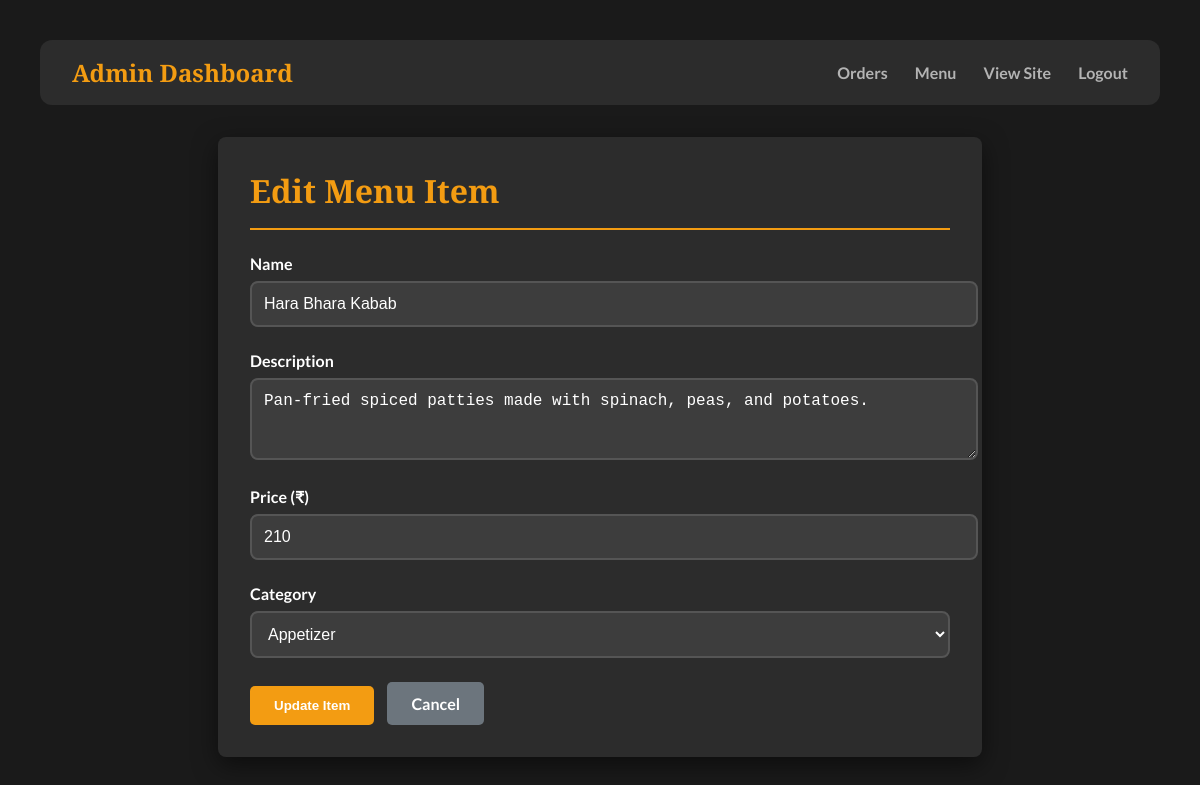
The app's page /admin/menu/edit/3 (signed in) with its own data.
### tables this page shows
CREATE TABLE menu (
    id INTEGER PRIMARY KEY AUTOINCREMENT,
    name TEXT NOT NULL,
    description TEXT NOT NULL,
    price INTEGER NOT NULL,
    category TEXT NOT NULL
);

### app.py (the view, shortened to what this page needs)
@app.route('/admin/menu/edit/<int:id>', methods=['GET', 'POST'])
def edit_menu_item(id):
    if not session.get('logged_in'):
        return redirect(url_for('admin_login'))
    conn = get_db_connection()
    item = conn.execute('SELECT * FROM menu WHERE id = ?', (id,)).fetchone()
    conn.close()
    return render_template('edit_item.html', item=item)

### app.py (called while the page is built)
def get_db_connection():
    conn = sqlite3.connect('database.db')
    conn.row_factory = sqlite3.Row
    return conn

### templates/edit_item.html (shortened to what this page needs)
<!DOCTYPE html>
<html lang="en">
<head>
</head>
<body>
    <nav class="navbar">
        <div class="logo">Admin Dashboard</div>
        <div>
            <a href="{{ url_for('admin_orders') }}">Orders</a>
            <a href="{{ url_for('admin_menu') }}">Menu</a>
            <a href="{{ url_for('home') }}">View Site</a>
            <a href="{{ url_for('logout') }}">Logout</a>
        </div>
    </nav>
    <div class="container">
        <div class="header">
            <h1>Edit Menu Item</h1>
        </div>
        <form method="post">
            <div class="form-group">
                <label for="name">Name</label>
                <input type="text" id="name" name="name" value="{{ item['name'] }}" required>
            </div>
            <div class="form-group">
                <label for="description">Description</label>
                <textarea id="description" name="description" rows="3" required>{{ item['description'] }}</textarea>
            </div>
            <div class="form-group">
                <label for="price">Price (₹)</label>
                <input type="number" step="0.01" id="price" name="price" value="{{ item['price'] }}" required>
            </div>
            <div class="form-group">
                <label for="category">Category</label>
                <select id="category" name="category" required>
                    <option value="Appetizer" {% if item['category'] == 'Appetizer' %}selected{% endif %}>Appetizer</option>
                </select>
            </div>
            <button type="submit" class="btn btn-primary">Update Item</button>
            <a href="{{ url_for('admin_menu') }}" class="btn btn-secondary">Cancel</a>
        </form>
    </div>
</body>
</html>

### templates/edit_item.html (style rules this page uses)
:root { --bg-color: #1a1a1a; --card-color: #2c2c2c; --primary-text: #ffffff; --secondary-text: #b3b3b3; --accent-color: #f39c12; --border-radius: 12px; --box-shadow: 0 8px 25px rgba(0, 0, 0, 0.5); }
body { font-family: 'Lato', sans-serif; background-color: var(--bg-color); color: var(--primary-text); margin: 0; padding: 40px; }
.navbar { display: flex; justify-content: space-between; align-items: center; padding: 1rem 2rem; background-color: var(--card-color); border-radius: var(--border-radius); margin-bottom: 2rem; }
.navbar .logo { font-family: 'Playfair Display', serif; font-size: 1.5rem; font-weight: 700; color: var(--accent-color); }
.navbar a { text-decoration: none; color: var(--secondary-text); margin-left: 1.5rem; font-weight: 600; transition: color 0.3s ease; }
.container { padding: 2rem; max-width: 700px; margin: 0 auto; background-color: var(--card-color); border-radius: 8px; box-shadow: var(--box-shadow); }
.header { margin-bottom: 1.5rem; border-bottom: 2px solid var(--accent-color); padding-bottom: 1rem; }
.header h1 { font-family: 'Playfair Display', serif; color: var(--accent-color); margin: 0; }
.form-group { margin-bottom: 1.5rem; }
.form-group label { display: block; margin-bottom: 0.5rem; font-weight: 600; }
.form-group input, .form-group textarea, .form-group select { width: 100%; padding: 0.75rem; background-color: #3d3d3d; border: 2px solid #555; border-radius: 8px; color: var(--primary-text); font-size: 1rem; transition: border-color 0.3s ease; }
.btn { padding: 0.75rem 1.5rem; border: none; border-radius: 5px; cursor: pointer; font-weight: 600; text-decoration: none; display: inline-block; transition: transform 0.2s ease; }
.btn-primary { background-color: var(--accent-color); color: #fff; }
.btn-secondary { background-color: #6c757d; color: #fff; margin-left: 10px; }

### records on screen
menu: name "Hara Bhara Kabab", description "Pan-fried spiced patties made with spinach, peas, and potatoes.", price "210", category "Appetizer"
